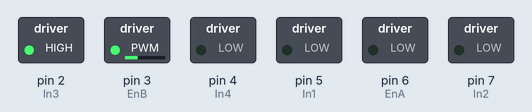
Simulated run of this sketch. Board: Arduino Uno, built with avr-gcc and run on an emulated ATmega328P. On the bench: switched loads named in the sketch (green lamp = pin HIGH).

Above: at 0.1 s.
Timing chart, 0 to 1.6 s (numbered marks = the images above):
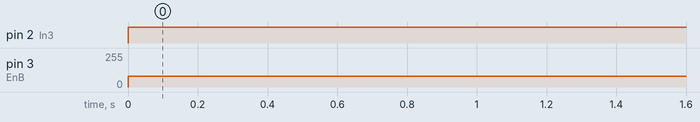

Measured:
- by itself, pin 2 (In3): LOW → HIGH at 0.00 s
- by itself, pin 3 (EnB): 0/255 → 80/255 at 0.00 s

The sketch:

Test_Driver_L298N.ino
```cpp
//Speed
int SpeedMax = 60;  //perfect 60
int SpeedMin = 40;  //40
int SpeedLech = 20; //20
int SpeedLui = 30;  //30

//A-Trai B-Phai
int Speed_A = SpeedMax ;
int Speed_B = SpeedMax + SpeedLech;
int SpeedMinA = SpeedMin;
int SpeedMinB = SpeedMin + SpeedLech;
//L298n driver
#define EnA 6
#define In1 5
#define In2 7
#define In3 2
#define In4 4
#define EnB 3
void setup() {
  // put your setup code here, to run once:
  pinMode(EnA, OUTPUT);
  pinMode(In1, OUTPUT);
  pinMode(In2, OUTPUT);
  pinMode(In3, OUTPUT);
  pinMode(In4, OUTPUT);
  pinMode(EnB, OUTPUT);
}

void loop() {
  // put your main code here, to run repeatedly:
  digitalWrite(In1, LOW);
  digitalWrite(In2, LOW);
  digitalWrite(In3, HIGH);
  digitalWrite(In4, LOW);
  analogWrite(EnA, 0);
  analogWrite(EnB, Speed_B);
}
void Run_Straight()
{
  digitalWrite(In1, HIGH);
  digitalWrite(In2, LOW);
  digitalWrite(In3, HIGH);
  digitalWrite(In4, LOW);
  analogWrite(EnA, Speed_A);
  analogWrite(EnB, Speed_B);
}

void Stop()
{
digitalWrite(In1, LOW);
digitalWrite(In2, LOW);
digitalWrite(In3, LOW);
digitalWrite(In4, LOW);
analogWrite(EnA, 0);
analogWrite(EnB, 0);
}

void OneWD_Turn_Left()
{
  digitalWrite(In1, LOW);
  digitalWrite(In2, LOW);
  digitalWrite(In3, HIGH);
  digitalWrite(In4, LOW);
  analogWrite(EnA, 0);
  analogWrite(EnB, Speed_B);
}
void TwoWD_Turn_Left()
{
  digitalWrite(In1, LOW);
  digitalWrite(In2, HIGH);
  digitalWrite(In3, HIGH);
  digitalWrite(In4, LOW);
  analogWrite(EnA, SpeedMax + 20 );
  analogWrite(EnB, SpeedMax  );
}
void Slight_Turn_Left()
{
  digitalWrite(In1, HIGH);
  digitalWrite(In2, LOW);
  digitalWrite(In3, HIGH);
  digitalWrite(In4, LOW);
  analogWrite(EnA, SpeedMinA);
  analogWrite(EnB, Speed_B);
}


void OneWD_Turn_Right()
{
  digitalWrite(In1, HIGH);
  digitalWrite(In2, LOW);
  digitalWrite(In3, LOW);
  digitalWrite(In4, LOW);
  analogWrite(EnA, Speed_A);
  analogWrite(EnB, 0);
}
void TwoWD_Turn_Right()
{
  digitalWrite(In1, HIGH);
  digitalWrite(In2, LOW);
  digitalWrite(In3, LOW);
  digitalWrite(In4, HIGH);
  analogWrite(EnA, SpeedMax - 20 );
  analogWrite(EnB, SpeedMax + SpeedLech );
}
void Slight_Turn_Right()
{
  digitalWrite(In1, HIGH);
  digitalWrite(In2, LOW);
  digitalWrite(In3, HIGH);
  digitalWrite(In4, LOW);
  analogWrite(EnA, Speed_A);
  analogWrite(EnB, SpeedMinB);
}
```
